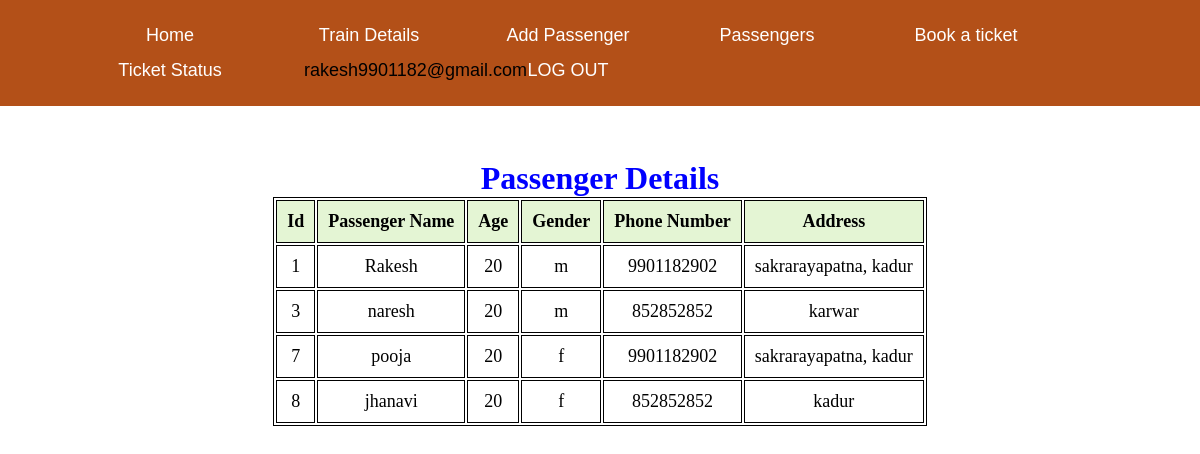
The app's page /passengerdetails.php (signed in) with its own data.
### tables this page shows
CREATE TABLE `passenger` (
  `email_id` varchar(30) NOT NULL,
  `p_name` varchar(30) NOT NULL,
  `p_age` int(20) NOT NULL,
  `p_gender` varchar(5) NOT NULL,
  `p_number` bigint(10) NOT NULL,
  `p_address` varchar(30) NOT NULL,
  `p_id` int(11) NOT NULL
);

### passengerdetails.php (the view, shortened to what this page needs)
<?php
$conn = mysqli_connect("localhost","root","","reservation");
$email =$_SESSION['user_info'] ;
$sql = "SELECT * FROM passenger where email_id='$email'";
$result=$conn->query($sql);
?>
<!DOCTYPE html>
<html lang="en">
<head>
</head>
<body>
<?php
include("header.php"); ?>
<section>
<br><br><br>
        <h1>Passenger  Details</h1>
        <table>
            <tr>
                <th>Id</th>
                <th>Passenger Name</th>
                <th>Age</th>
                <th>Gender</th>
                <th>Phone Number</th>
                <th>Address</th>
            </tr>
            <?php
                while($rows=$result->fetch_assoc())
                {
             ?>
            <tr>
                <td><?php echo $rows['p_id'];?></td>
                <td><?php echo $rows['p_name'];?></td>
                <td><?php echo $rows['p_age'];?></td>
                <td><?php echo $rows['p_gender'];?></td>
                <td><?php echo $rows['p_number'];?></td>
                <td><?php echo $rows['p_address'];?></td>
            </tr>
            <?php
                }
             ?>
        </table>
    </section>
</body>
</html>

### header.php (shortened to what this page needs)
<!DOCTYPE html>
<html>
<head>
<link rel="stylesheet" href="css/header.css" type="text/css">
</head>
<body link="white" alink="white" vlink="white">
     <div class="container-fluid dark">
     <br>
        <div class="">
          <div class="Menu">
            <ul id="navmenu">
            <li><A HREF="index.php">Home</A></li>
            <li><A HREF="traindetails.php">Train Details</A></li>
            <li><A HREF="addpassenger.html">Add Passenger</A></li>
            <li><A HREF="passengerdetails.php">Passengers</A></li>
            <li><a href="bookticket.php">Book a ticket</a></li>
            <li><A HREF="ticketdetails.php">Ticket Status</A></li>
            <li><?php
				if(isset($_SESSION['user_info'])){
					echo '<div id="dropdown">'.$_SESSION['user_info'].'<div id="Logout" style="display:none">Logout</div>';
        }
				else
					echo '<A HREF="login.html">Login/Register</A>';
				?>
			</li>
      <li><a href="logout.php">LOG OUT</a></li>
            </ul>
          </div>
        </div>
        <br>
      </div>
</body>
</html>

### css/header.css (style rules this page uses)
.dark { background-color: #b35018; color: black; }
* { margin:0px; }
ul li { width: 130px; display: inline-block; height: 35px; line-height: 35px; text-align: center; }
ul li a { text-decoration: none; display: block; }
ul li { cursor: pointer; margin-left: 65px; }

### passengerdetails.php (style rules this page uses)
table { margin: 0 auto; font-size: large; border: 1px solid black; }
h1 { text-align: center; color: blue; font-size: xx-large; font-family: 'Gill Sans', 'Gill Sans MT', ' Calibri', 'Trebuchet MS', 'sans-serif'; }
td { background-color: white; border: 1px solid black; }
th, td { font-weight: bold; border: 1px solid black; padding: 10px; text-align: center; }
th { background-color:#E4F5D4; }
td { font-weight: lighter; }
html { background: url(https://cdn.pixabay.com/photo/2016/07/19/08/42/central-station-1527780_960_720.jpg) no-repeat center center fixed; -webkit-background-size: cover; -moz-background-size: cover; -o-background-size: cover; background-size: cover; }

### header.php (style rules this page uses)
li { font-family: sans-serif; font-size:18px; }

### records on screen
passenger: p_id "1", p_name "Rakesh", p_age "20", p_gender "m", p_number "9901182902", p_address "sakrarayapatna, kadur"
passenger: p_id "3", p_name "naresh", p_age "20", p_gender "m", p_number "852852852", p_address "karwar"
passenger: p_id "7", p_name "pooja", p_age "20", p_gender "f", p_number "9901182902", p_address "sakrarayapatna, kadur"
passenger: p_id "8", p_name "jhanavi", p_age "20", p_gender "f", p_number "852852852", p_address "kadur"

### other values on screen
$_SESSION['user_info'] "rakesh9901182@gmail.com"
